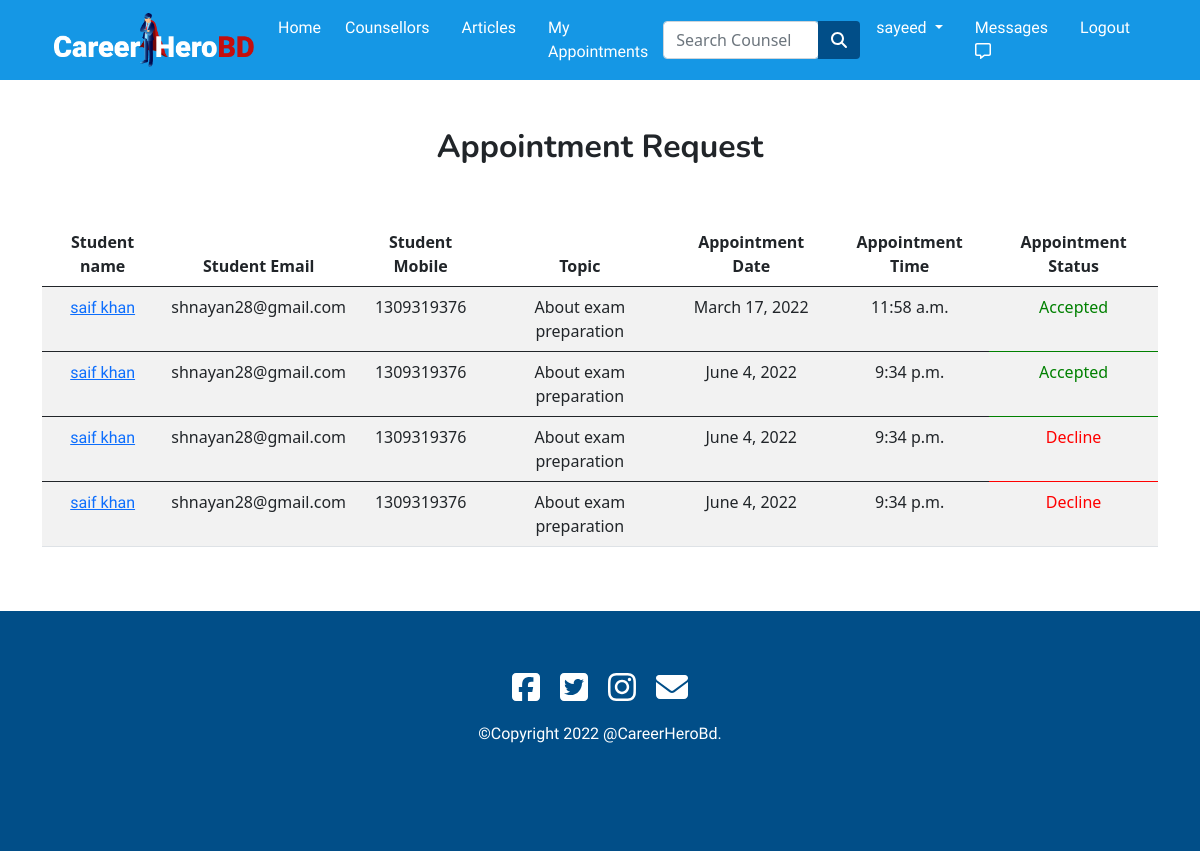
The page /appointment/ (signed in) on the database its author committed.
### app/models.py (models this page shows, shortened)
class User(AbstractUser):
  is_counselor= models.BooleanField(default=False)
  is_student = models.BooleanField(default=False)

class Appoinment(models.Model):
  req_user=models.ForeignKey(Student,on_delete=models.CASCADE,blank=True,null=True)
  accept_user=models.ForeignKey(Counselor,on_delete=models.CASCADE,blank=True,null=True)
  topics = models.CharField(max_length=200,blank=True,null=True)
  appoinment_date=models.DateField()
  appoinment_time = models.TimeField()
  appoinment_status = models.CharField(max_length=20,default="Pending")

class Student(models.Model):
  user = models.ForeignKey(settings.AUTH_USER_MODEL,on_delete=models.CASCADE)
  name = models.CharField(max_length=30,blank=True,null=True)
  email = models.EmailField(max_length=40,blank=True,null=True)
  mobile = models.IntegerField(blank=True,null=True)
  image = models.ImageField(upload_to='images/',null=True,blank=True)
  cls = models.CharField(max_length=30,blank=True,null=True)
  institute = models.CharField(max_length=300,blank=True,null=True)
  address = models.CharField(max_length=100,blank=True,null=True)
  area_of_interest = models.CharField(max_length=100,blank=True,null=True)

### app/views.py (the view)
# urls.py: path('appointment/',views.appoinment,name="appointment"),
def appoinment(request):
  if request.user.is_student:
    stu_apn = Appoinment.objects.all()
    return render(request, 'app/appoinments.html',{'stu_apn':stu_apn})
  elif request.user.is_counselor:
    counselor_apn=Appoinment.objects.all()
    student=Student.objects.all()
    return render(request, 'app/counselor_appoinment.html',{'counselor_apn':counselor_apn,'student':student})

### app/templates/app/counselor_appoinment.html (shortened to what this page needs)
{% extends 'app/base.html' %}
{% load static %}
{% load crispy_forms_tags %}
{% block main-content %}
<div class="container my-5" style="padding-top: 80px;">
  <center>
    <h2>Appointment Request</h2>
  </center>
  <br><br>
  <div class="row">
    <div class="col-md-12 table-responsive">
      <table class="table table-striped">
        <thead>
          <tr>
            <th scope="col" class="text-center">Student name</th>
            <th scope="col" class="text-center">Student Email</th>
            <th scope="col" class="text-center">Student Mobile</th>
            <th scope="col" class="text-center">Topic</th>
            <th scope="col" class="text-center">Appointment Date</th>
            <th scope="col" class="text-center">Appointment Time</th>
            <th scope="col" class="text-center">Appointment Status</th>
          </tr>
        </thead>
        {% for apn in counselor_apn %}
        {% if apn.accept_user.user.pk == request.user.pk %}
        <tbody>
          <tr>
            <td class="text-center">
              <a href="{% url 'student_profile' apn.req_user.id %}">{{apn.req_user.name}}</a>
          </td>
            <td class="text-center">{{apn.req_user.email}}</td>
            <td class="text-center">{{apn.req_user.mobile}}</td>
            <td class="text-center">{{apn.topics}}</td>
            <td class="text-center">{{apn.appoinment_date}}</td>
            <td class="text-center">{{apn.appoinment_time}}</td>
            {% if apn.appoinment_status == "Pending" %}
            <td><span><a href="{% url 'accept' apn.pk %}" class="btn btn-sm btn-success">Accept</a></span> <span><a
                  href="{% url 'decline' apn.pk %}" role="button" class="btn btn-sm btn-danger">Decline</a></span> </td>
            {% elif apn.appoinment_status == "Decline" %}
            <td style="color: red;" class="text-center">{{apn.appoinment_status}} <a href="{% url 'cancel' apn.id %}"></a></td>
            {% elif apn.appoinment_status == "Accepted" %}
            <td style="color: green;" class="text-center">{{apn.appoinment_status}} </i></td>
            {% endif %}
          </tr>
        </tbody>
        {% endif %}
        {% endfor %}
      </table>
    </div>
  </div>
</div>
{% endblock main-content %}

### app/templates/app/base.html (shortened to what this page needs)
<!DOCTYPE html>
{% load static %}
<html lang="en">
<head>
  <link rel="stylesheet" href="{% static 'app/css/style.css' %}">
  <link href="https://cdn.jsdelivr.net/npm/bootstrap@5.0.0-beta1/dist/css/bootstrap.min.css" rel="stylesheet"
>
  <link rel="stylesheet" href="https://stackpath.bootstrapcdn.com/font-awesome/4.7.0/css/font-awesome.min.css">
  <link rel="stylesheet" href="{% static 'app/css/owl.carousel.min.css' %}">
  <link rel="stylesheet" href="{% static 'app/css/all.min.css' %}">
  <link rel="stylesheet" href="https://cdnjs.cloudflare.com/ajax/libs/animate.css/3.7.2/animate.css">
</head>
<body>
  <div class="row">
    <div class="col-sm-12 col-md-12 col-lg-12">
      <nav id="nav" class="navbar navbar-expand-lg navbar-dark  fixed-top" style="background-color: #1597E5;">
        <div class="container">
          <a class="navbar-brand" href="/" ><img src="{% static 'app/images/nav/logo.png' %}" alt="" style="width: 200px;"></a>
          <button class="navbar-toggler" type="button" data-bs-toggle="collapse" data-bs-target="#navbarSupportedContent"
            aria-controls="navbarSupportedContent" aria-expanded="false" aria-label="Toggle navigation">
          <div class="collapse navbar-collapse" id="navbarSupportedContent">
            <ul class="navbar-nav me-auto mb-2 mb-lg-0">
              <li class="nav-item">
                <a class="nav-link" aria-current="page" href="/">Home</a>
              </li>
              <li class="nav-item mx-2">
                <a href="{% url 'counselor' %}" class="nav-link">Counsellors</a>
              </li>
              <li class="nav-item mx-2">
                <a href="{% url 'article_list' %}" class="nav-link">Articles</a>
              </li>
              {% if request.user.is_authenticated %}
              <li class="nav-item mx-2">
                <a href="{% url 'appointment' %}" class="nav-link">My Appointments</a>
              </li>
              {% endif %}
            </ul>
            <form class="d-flex input-group w-auto" method="POST" action="{% url 'search_list' %}">
              <input type="search" class="form-control rounded" name="q" placeholder="Search Counsellor"
                aria-label="Search" aria-describedby="search-addon" />
              <button type="submit" class="btn" style="background-color: #014e88;"><i class="fas fa-search"
                  style="color: white;"></i></button>
            </form>
            <div>
              <ul class="navbar-nav me-auto mb-2 mb-lg-0">
                {% if request.user.is_authenticated %}
                <li class="nav-item dropdown mx-2">
                  <a class="nav-link dropdown-toggle" href="#" id="profileDropdown" role="button"
                    data-bs-toggle="dropdown" aria-expanded="false">
                    {{request.user.username}}
                  </a>
                </li>
                <li class="nav-item mx-2">
                  <a href="{% url 'inbox' %}" class="nav-link">Messages <i class="far fa-comment-alt "></i></a>
                </li>
                <li class="nav-item mx-2">
                  <a href="{% url 'logout' %}" class="nav-link">Logout</a>
                </li>
                {% endif %}
              </ul>
            </div>
          </div>
        </div>
      </nav>
    </div>
  </div>
  {% block main-content %}
  {% endblock main-content %}
  <section id="footer" class="section-padding">
    <footer>
      <a target="_blank" href="https://www.facebook.com/"><i class="icon1 fab fa-facebook-square fa-2x"></i></a>
      <a class="mx-3" target="_blank" href="https://twitter.com/"><i class="icon1 fab fa-twitter-square fa-2x"></i></a>
      <a class="me-3" target="_blank" href="https://www.instagram.com/"><i class="icon1 fab fa-instagram fa-2x"></i></a>
      <a target="_blank" href="mailto:someone@example.com"><i class="icon1 fas fa-envelope fa-2x"></i></a>
      <p class="mt-3 text-center">©Copyright 2022 @CareerHeroBd.</p>
    </footer>
  </section>
</body>
</html>

### app/templates/app/base.html (style rules this page uses)
* { margin: 0; padding: 0; }
body { scroll-behavior: smooth; }
.section-padding { padding-top: 50px; padding-bottom: 50px; }
h1, h2 { font-family: 'Nunito', sans-serif; font-weight: bold; }
h4, h5, h6, p, a { font-family: 'Fira Sans', sans-serif; font-weight: 300; text-align: justify; }
.nav-link { color: white !important; transition: all .3s ease-in-out; }
#footer { text-align: center; background-color: #014e88; color: white; width: 100%; height: 30vh; padding: 60px 0px; }
#footer a { color: white; }
#footer .icon1 { color: white; transition: .6s ease; }

### rows shown on the page
User: user.username "sayeed"
Appoinment: req_user.name "saif khan", req_user.email "shnayan28@gmail.com", req_user.mobile "1309319376", topics "About exam preparation", appoinment_date "March 17, 2022", appoinment_time "11:58 a.m.", appoinment_status "Accepted"
Appoinment: req_user.name "saif khan", req_user.email "shnayan28@gmail.com", req_user.mobile "1309319376", topics "About exam preparation", appoinment_date "June 4, 2022", appoinment_time "9:34 p.m.", appoinment_status "Accepted"
Appoinment: req_user.name "saif khan", req_user.email "shnayan28@gmail.com", req_user.mobile "1309319376", topics "About exam preparation", appoinment_date "June 4, 2022", appoinment_time "9:34 p.m.", appoinment_status "Decline"
Appoinment: req_user.name "saif khan", req_user.email "shnayan28@gmail.com", req_user.mobile "1309319376", topics "About exam preparation", appoinment_date "June 4, 2022", appoinment_time "9:34 p.m.", appoinment_status "Decline"
